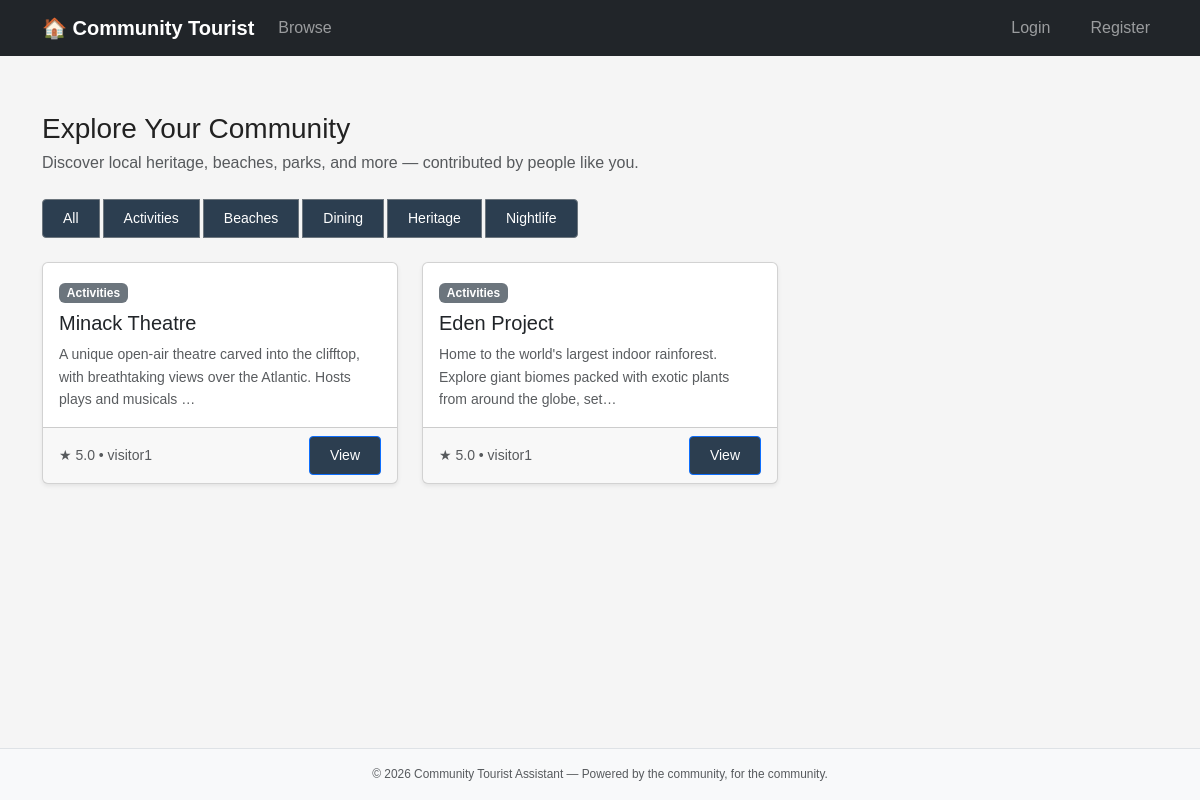
The app's page /?category=5 with its own data.
### app/models.py (models this page shows, shortened)
class Category(db.Model):
    __tablename__ = "categories"
    id = db.Column(db.Integer, primary_key=True)
    name = db.Column(db.String(64), unique=True, nullable=False)
    listings = db.relationship("Listing", backref="category", lazy=True)

class Listing(db.Model):
    __tablename__ = "listings"
    id = db.Column(db.Integer, primary_key=True)
    title = db.Column(db.String(140), nullable=False)
    description = db.Column(db.Text, nullable=False)
    category_id = db.Column(db.Integer, db.ForeignKey("categories.id"), nullable=False)
    user_id = db.Column(db.Integer, db.ForeignKey("users.id"), nullable=False)
    status = db.Column(db.String(20), default="pending")  # pending | approved | rejected
    avg_rating = db.Column(db.Float, default=0.0)
    created_at = db.Column(db.DateTime, default=datetime.utcnow)
    ratings = db.relationship("Rating", backref="listing", lazy=True)

class User(UserMixin, db.Model):
    __tablename__ = "users"
    id = db.Column(db.Integer, primary_key=True)
    username = db.Column(db.String(64), unique=True, nullable=False)
    email = db.Column(db.String(120), unique=True, nullable=False)
    password_hash = db.Column(db.String(256), nullable=False)
    is_admin = db.Column(db.Boolean, default=False)
    points = db.Column(db.Integer, default=0)
    created_at = db.Column(db.DateTime, default=datetime.utcnow)
    listings = db.relationship("Listing", backref="author", lazy=True)
    ratings = db.relationship("Rating", backref="user", lazy=True)

### app/routes/listings.py (the view)
@listings_bp.route("/")
def index():
    category_id = request.args.get("category", type=int)
    query = Listing.query.filter_by(status="approved")
    if category_id:
        query = query.filter_by(category_id=category_id)
    listings = query.order_by(Listing.created_at.desc()).all()
    categories = Category.query.order_by(Category.name).all()
    return render_template(
        "listings/index.html",
        title="Browse",
        listings=listings,
        categories=categories,
        selected_category=category_id,
    )

### app/templates/listings/index.html (shortened to what this page needs)
{% extends "base.html" %}
{% block content %}
<div class="row align-items-center mb-4">
    <div class="col">
        <h1 class="h3 mb-1">Explore Your Community</h1>
        <p class="text-muted mb-0">Discover local heritage, beaches, parks, and more &mdash; contributed by people like you.</p>
    </div>
</div>
<div class="mb-4">
    <div class="btn-group flex-wrap gap-1" role="group" aria-label="Filter by category">
        <a href="{{ url_for('listings.index') }}"
           class="btn btn-sm {{ 'btn-secondary' if not selected_category else 'btn-outline-secondary' }}">All</a>
        {% for cat in categories %}
        <a href="{{ url_for('listings.index', category=cat.id) }}"
           class="btn btn-sm {{ 'btn-secondary' if selected_category == cat.id else 'btn-outline-secondary' }}">
            {{ cat.name }}
        </a>
        {% endfor %}
    </div>
</div>
{% if listings %}
<div class="row row-cols-1 row-cols-md-2 row-cols-lg-3 g-4">
    {% for listing in listings %}
    <div class="col">
        <div class="card h-100 shadow-sm">
            <div class="card-body">
                <span class="badge bg-secondary mb-2">{{ listing.category.name }}</span>
                <h5 class="card-title">{{ listing.title }}</h5>
                <p class="card-text text-muted small">
                    {{ listing.description[:120] }}{% if listing.description | length > 120 %}&hellip;{% endif %}
                </p>
            </div>
            <div class="card-footer d-flex justify-content-between align-items-center">
                <small class="text-muted">
                    &#9733; {{ "%.1f" | format(listing.avg_rating) }}
                    &bull; {{ listing.author.username }}
                </small>
                <a href="{{ url_for('listings.detail', listing_id=listing.id) }}"
                   class="btn btn-sm btn-outline-primary">View</a>
            </div>
        </div>
    </div>
    {% endfor %}
</div>
{% endif %}
{% endblock %}

### app/static/style.css (style rules this page uses)
* { box-sizing: border-box; margin: 0; padding: 0; }
body { font-family: sans-serif; font-size: 16px; line-height: 1.6; color: #222; background: #f5f5f5; display: flex; flex-direction: column; min-height: 100vh; }
.btn { display: inline-block; padding: 0.5rem 1.25rem; background: #2c3e50; color: #fff; text-decoration: none; border-radius: 4px; }

### records on screen
Category: name "Activities"
Category: name "Beaches"
Category: name "Dining"
Category: name "Heritage"
Category: name "Nightlife"
Listing: category.name "Activities", title "Minack Theatre", description "A unique open-air theatre carved into the clifftop, with breathtaking views over the Atlantic. Hosts plays and musicals", avg_rating "5.0", author.username "visitor1"
Listing: category.name "Activities", title "Eden Project", description "Home to the world's largest indoor rainforest. Explore giant biomes packed with exotic plants from around the globe, set", avg_rating "5.0", author.username "visitor1"
